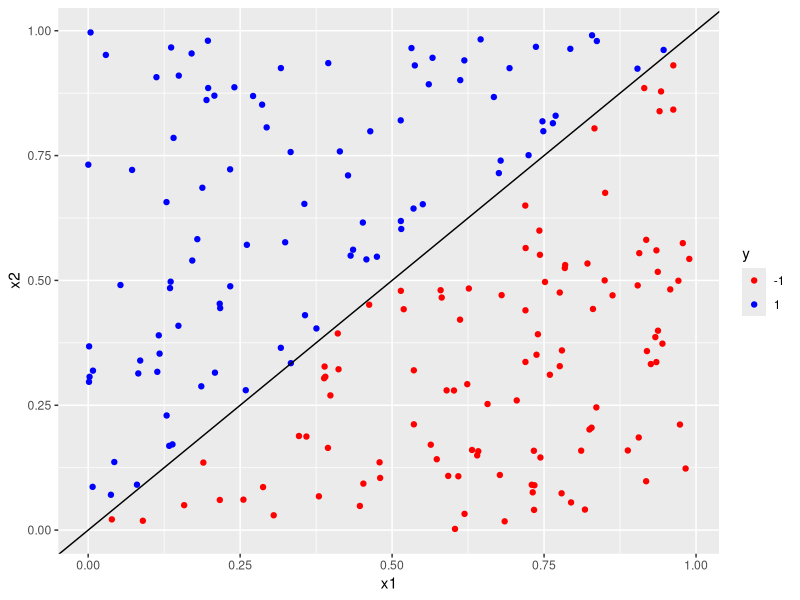
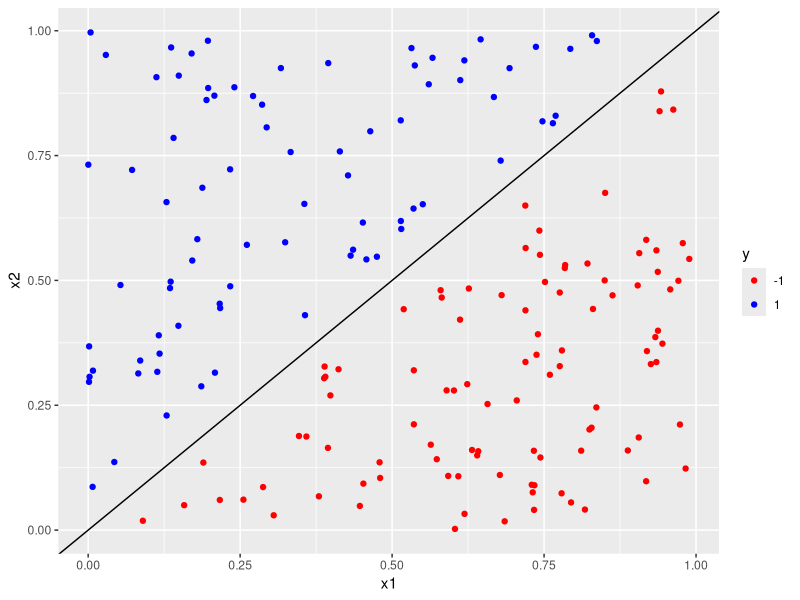
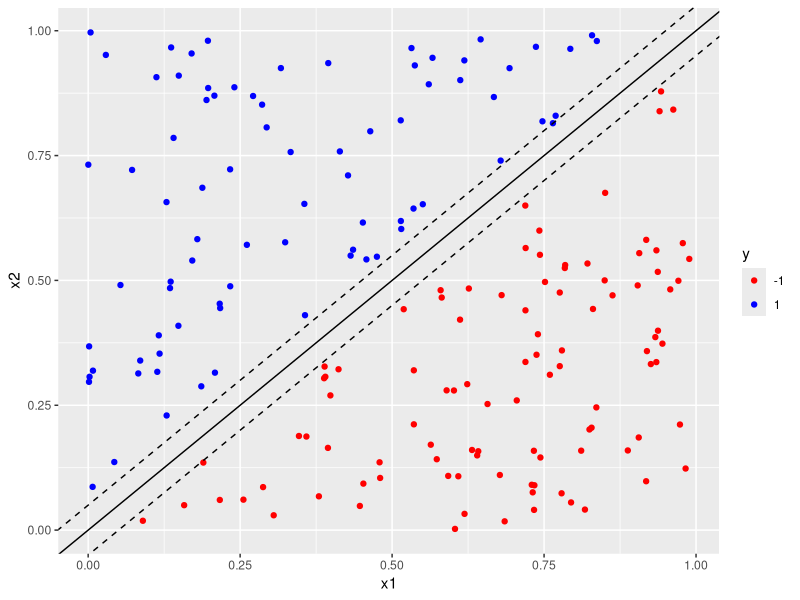
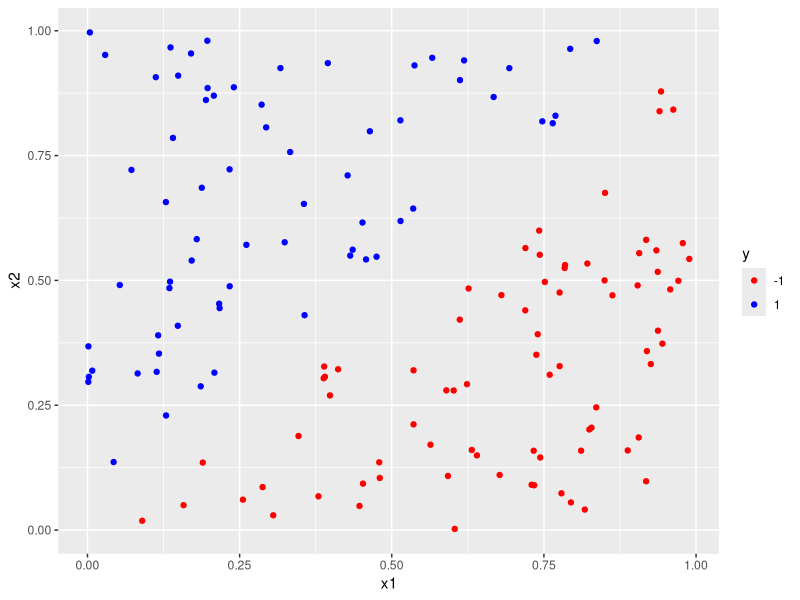
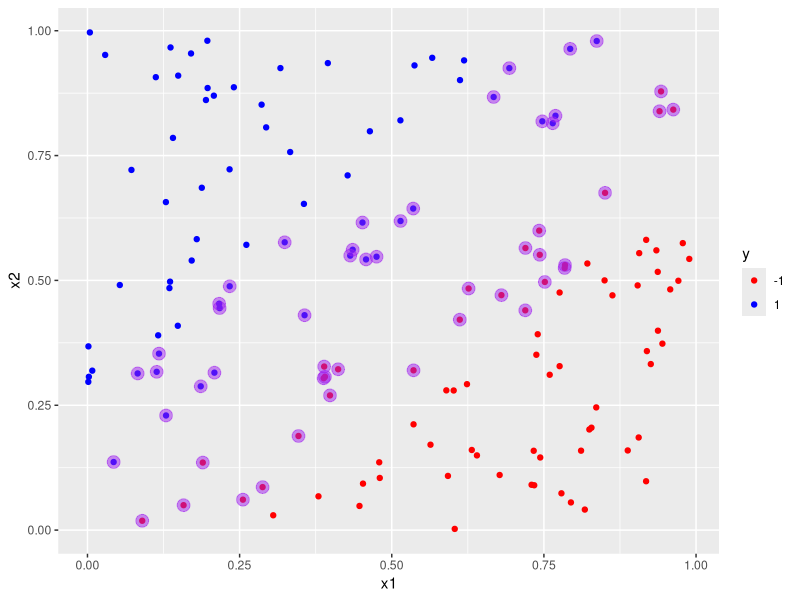
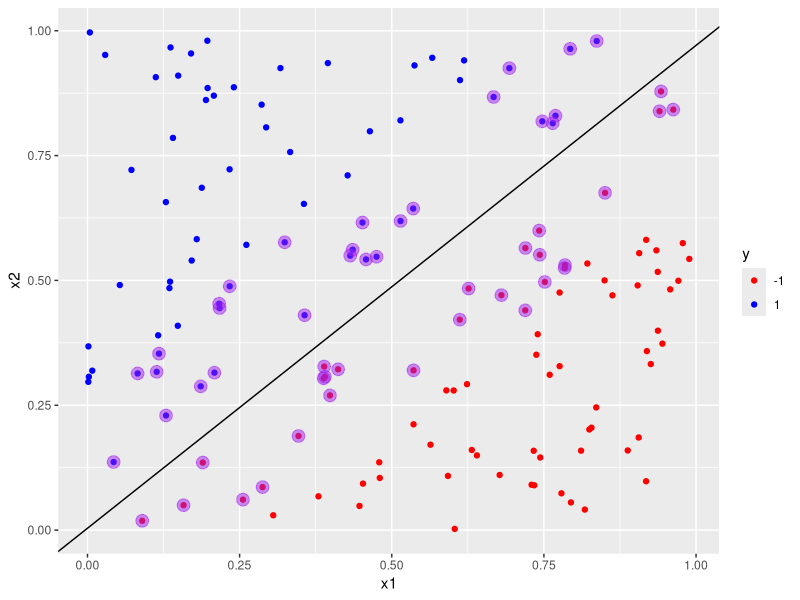
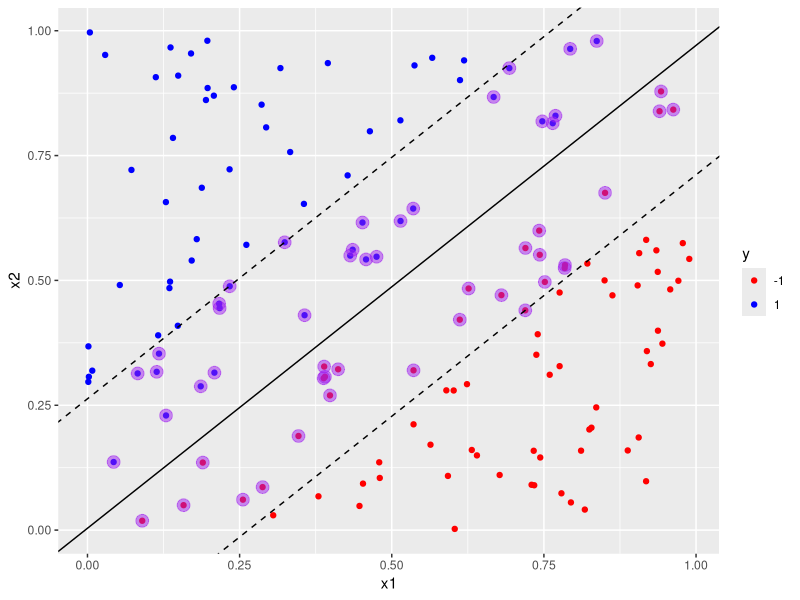
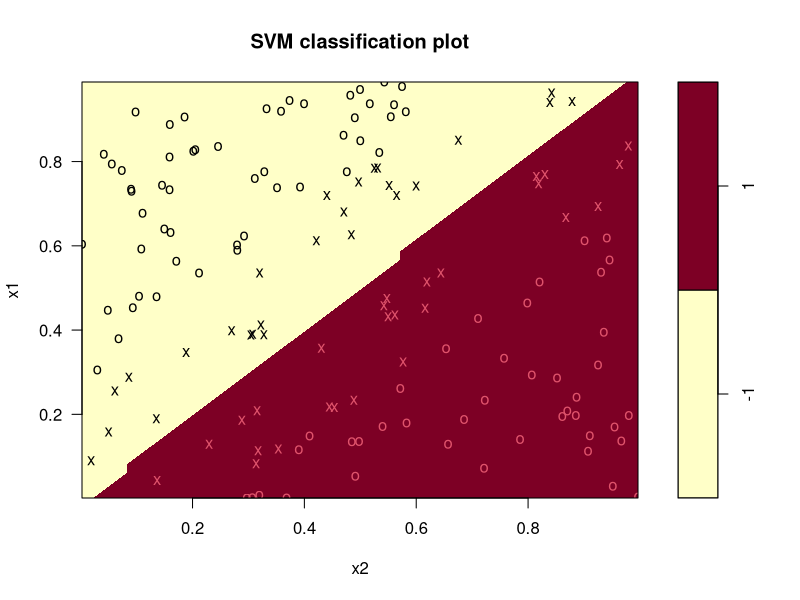

R code for these plots, in order:
#################################################
##PART1 - generate a linearly separable dataset
################################################


#number of datapoints
n <- 200
#seed
set.seed(42)
#Generate dataframe with 2 uniformly distributed predictors lying between 0 and 1.
#Call the 2 predictors are x1 and x2

df <- data.frame(x1=runif(n),x2=runif(n))


# lets make the line x1 = x2 the separation boundary and set the class (y) to be -1 and 1
# for points that lie below and above the line respectively.

df$y <- factor(ifelse(df$x1-df$x2>0,-1,1),levels=c(-1,1))


#plot data with separation line

# remember y = mx + c is the equation of a straight line, here x = x1 and y = x2, so m = 1and c=0
#
#differentiate class by colour
#suppress legend

#load ggplot
library(ggplot2)
#build plot
p <- ggplot(data=df, aes(x=x1,y=x2,colour=y)) + 
  geom_point() +  scale_colour_manual(values=c("-1"="red","1"="blue")) + 
  geom_abline(slope=1,intercept=0)
#display it  
p


#The separator has no margin, let's give it one....
#To do this, we need to exclude points that lie close to the decision boundary. 
#One way to do this is to exclude points that have a x1 and x2 values that differ by less
#than a specified value, delta. Let's set delta to 0.05...

#create data set with margin
#this will be a subset of the previous data set

#create a margin of 0.05 in dataset
delta <- 0.05
# retain only those points that lie outside the margin
df1 <- df[abs(df$x1-df$x2)>delta,]
#check number of datapoints remaining
nrow(df1)  

#replot dataset with margin (code is exactly same as before)
p <- ggplot(data=df1, aes(x=x1,y=x2,colour=y)) + 
  geom_point() + scale_colour_manual(values=c("red","blue")) + 
  geom_abline(slope=1,intercept=0)
p

#There is a clear empty space on either side of the boundary. Let's add in boundary line on either side.
#These should be offset from the decision boundary by delta (one on either side). The lines that
#define these, will have the same slope as the decision boundary but will have a y intercept of delta
#and -delta respectively

p <- p + 
  geom_abline(slope=1,intercept = delta, linetype="dashed") +
  geom_abline(slope=1,intercept = -delta, linetype="dashed")
p

################################################
##PART2 - build linear svm
################################################

#split into train and test
set.seed(1)

## 80% of the sample size, use floor to round down to nearest integer
trainset_size <- floor(0.80 * nrow(df1))

trainset_indices <- sample(seq_len(nrow(df1)), size = trainset_size)

#assign observations to training and testing sets

trainset <- df1[trainset_indices, ]
testset <- df1[-trainset_indices, ]

#rowcounts to check
nrow(trainset)
nrow(testset)
nrow(df1)


write.csv(trainset,file="linear_svm_trainset.csv",row.names = FALSE)
write.csv(testset,file="linear_svm_testset.csv",row.names = FALSE)


#the svm  classifier in e1071 has a number of parameters, we'll look only at key parameters:
# ~ - formula specifying classification and predictor variables
#data - dataframe containing dataset
#type - classification method to be used. We will use C-classification (see the docs for others)
#kernel - this is essentially the type of function describing the decision boundary. This set to "linear" as the data 
#is linearly separable
#cost and gamma - these are parameters that are used to tune the model. \
#Note that gamma has no influence on linear kernels. Cost is essentially a penalty for
#margin violations. The lower the cost, the greater the number of margin violations.
#We will use default value for cost C (=1) to begin with and see the effect of changing it later
#scale - svm scales variables by default. Suppress scaling to allow comparison to original data
#In real life, you will typically set scaling=TRUE to account for large differences in
#the magnitudes of predictors.

library(e1071)

svm_model<- 
  svm(y ~ ., data=trainset, type="C-classification", kernel="linear", scale=FALSE)


svm_model


#Note the large number of support vectors, this is because we have set a relatively low cost for margin violation. This manifests
#itself as a large number of datapoints lying within the margins.


#training accuracy
pred_train <- predict(svm_model,trainset)
mean(pred_train==trainset$y)

#test accuracy
pred_test <- predict(svm_model,testset)
mean(pred_test==testset$y)

################################################
##PART 3 - Explore model object
################################################


#key contents of svm object

#index of support vectors in training dataset
svm_model$index

#Support vectors
svm_model$SV

#negative intercept (unweighted)
svm_model$rho

#Weighting coefficients for support vectors
svm_model$coefs

################################################
#PART 4 -  Visualise the classifier using ggplot
################################################

#visualise training data, distinguish classes using colour

p <- ggplot(data=trainset, aes(x=x1,y=x2,colour=y)) + 
  geom_point()+ scale_colour_manual(values=c("red","blue"))
p
#identify support vectors 
df_sv <- trainset[svm_model$index,]

#mark out support vectors in plot
p <- p + geom_point(data=df_sv,aes(x=x1,y=x2),colour="purple",size = 4,alpha=0.5)
p

#Explanation- we first plot all points in the training set. Then we overlay a purple circle
#on support vectors.

#We know the decision boundary is a straight line (why?)

#OK, so the next step is to extract the slope and intercept of the straight line from the
#svm object. This, unfortunately, needs some work...

#We use coefs and the support vectors to build the what's called the weight vector.
#The weight vector is the product of the coefs matrix with the matrix containing the SVs.
#Note, it makes sense that only the SVs play a role in defining the decision boundary. Why?

#build weight vector
w <- t(svm_model$coefs) %*% svm_model$SV #weight vector


#slope = -w[1]/w[2], intercept = rho/w[2]. Note that the intercept <> 0 and the slope
#is slightly less than 1. We know this is incorrect since we have designed the dataset
#to have a boundary of slope 1 and intercept 0. We'll see how to do better shortly

#calculate slope and save it to a variable
slope_1 <- -w[1]/w[2]

#calculate intercept and save it to a variable
intercept_1 <- svm_model$rho/w[2]

#plot decision boundary based on  calculated slope and intercept
p <- p + geom_abline(slope=slope_1,intercept = intercept_1)

p

#Notice that the boundary is "supported" by roughly the same number of support vectors
#on either side. This makes intuitive sense.

#Margins have the same slope (parallel to decision boundary) and lie +-1/w[2] on either
#side of the boundary

#add margins to plot
p <- p + 
  geom_abline(slope=slope_1,intercept = intercept_1-1/w[2], linetype="dashed")+
  geom_abline(slope=slope_1,intercept = intercept_1+1/w[2], linetype="dashed")

#display plot
p

#Notice that the support vectors lie within the margins. That is, we have allowed margin
#violations. Classifiers that allow margin violations are called soft margin classifiers.

#can also plot using function provided in e1071
#formula not needed since this is a 2 variable problem

plot(x=svm_model, data=trainset)
#Note that axes for x1 and x2 have been interchanged. Support vectors are marked as x.





